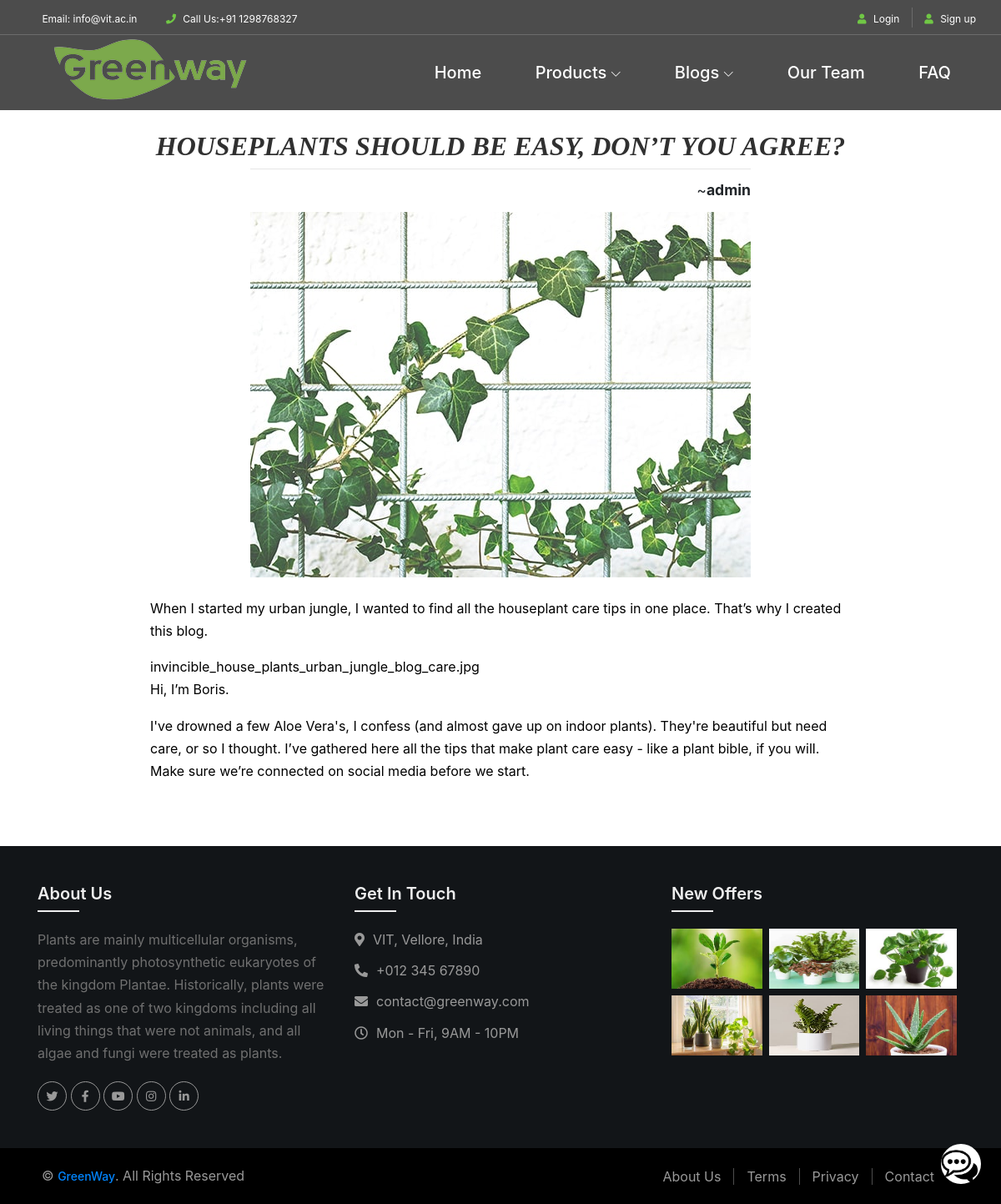
Page /blogs/houseplants-should-be-easy-dont-you-agree on the earlier database version.
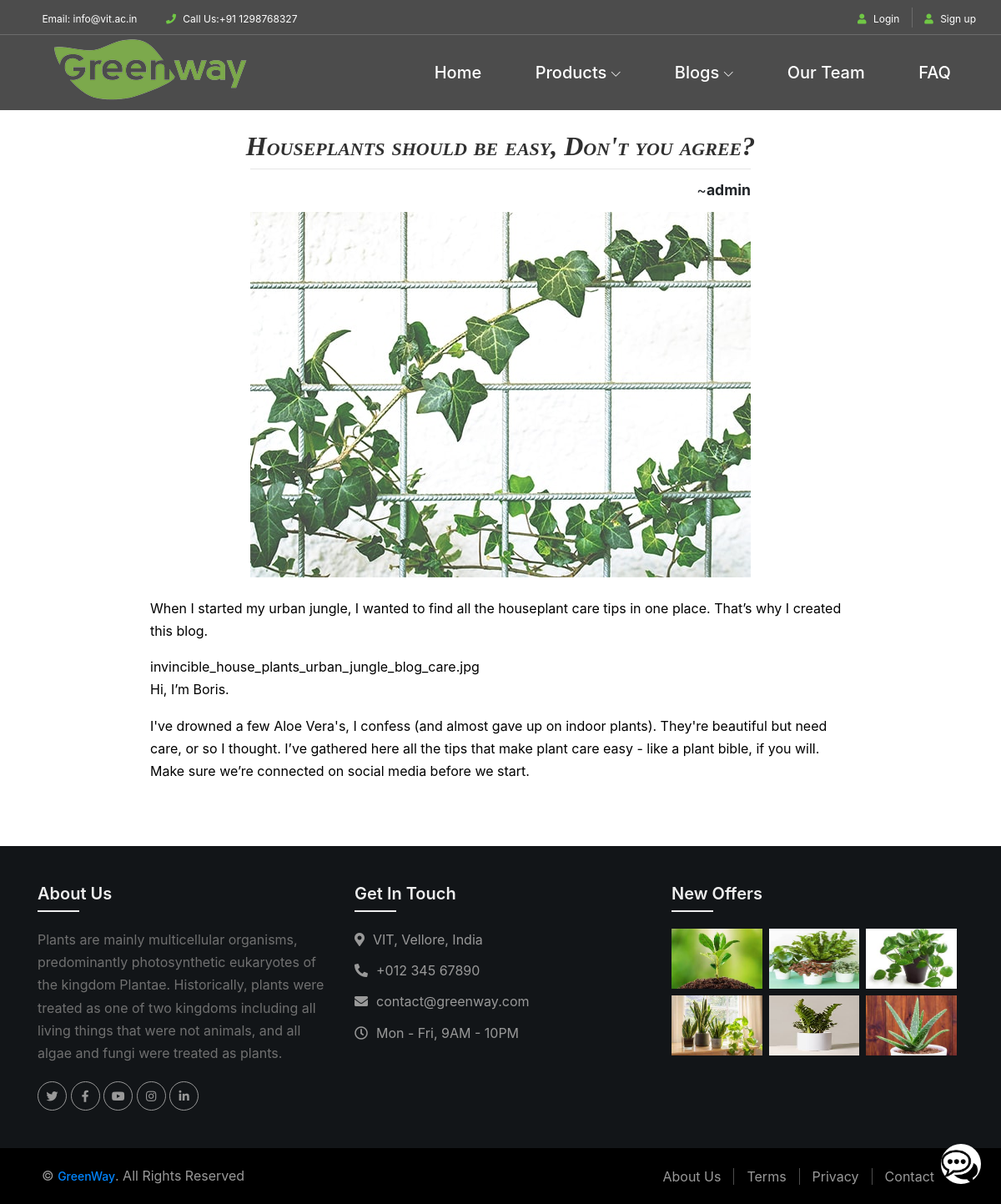
Same page on the later database version.
### blogs/models.py (models this page shows, shortened)
class BlogPlant(models.Model):
    author = models.ForeignKey(User, on_delete=models.CASCADE, related_name= 'post_author')
    blog_title = models.CharField(max_length= 264)
    slug = models.SlugField(max_length=264, unique=True, default='',editable=False)
    blog_content = models.TextField()
    blog_image = models.ImageField(upload_to= 'blog_image')
    publish_date = models.DateTimeField(auto_now_add=True)
    category = models.ForeignKey(Category, on_delete = models.CASCADE, related_name ='blog_cat')
    class Meta:
        ordering = ['-publish_date']

### blogs/views.py (the view)
# urls.py: path('<slug:the_slug>', views.blog_details, name='blog_details'),
def blog_details(request, the_slug):
    blog = BlogPlant.objects.filter(slug=the_slug)
    return render(request, 'blogs/blog_details.html', {'blog': blog[0]})

### templates/blogs/blog_details.html
{% extends "base.html" %}
{% load static %}
{% load get_plant_Cat %}
{% block content %}
<link rel="stylesheet" type="text/css" href="{% static 'css/blog_details.css' %}"/>
<section id="blog-article">
        <div class="article-container">
            <div class="heading">
                <h2>{{ blog.blog_title }}</h2>
            </div>
            <hr style="width: 50%; margin: 0 auto 5px auto;">
            <div class="author">
                ~<b>{{ blog.author }}</b>
            </div>
            <div class="article-image">
                <img src="/media/{{ blog.blog_image }}">
            </div>
            <br>
            <div class="article-text">
                      {{ blog.blog_content|linebreaks }}
            </div>
        </div>
    </section>
{% endblock content %}

Differences in the rows shown:
changed BlogPlant "admin": blog_title "HOUSEPLANTS SHOULD BE EASY, DON’T YOU AGREE?" → "Houseplants should be easy, Don't you agree?"
